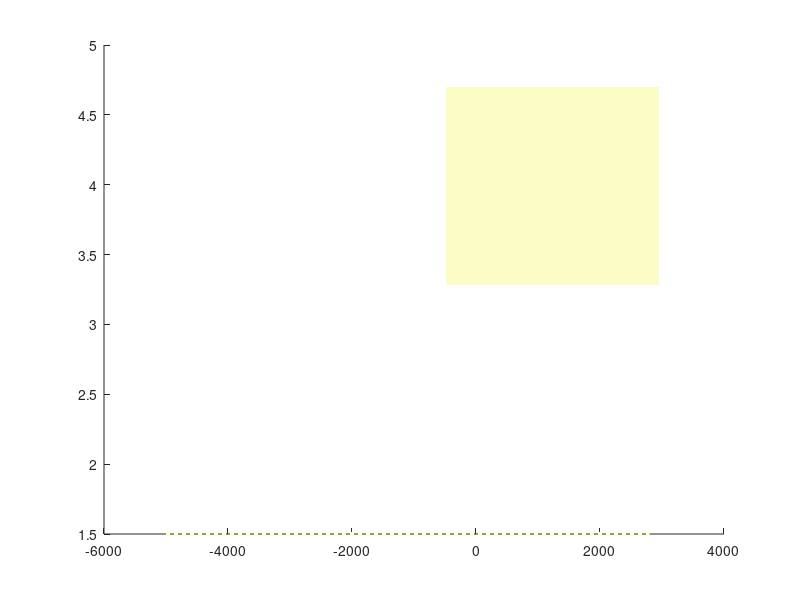

MATLAB code for this plot: (Note: this script raises an error after producing the figure.)
%% VNS Neuromodulator Level Model
%
% Description:
%   This script simulates and visualizes the time-course of neuromodulator
%   release in response to Vagus Nerve Stimulation (VNS) across a range of
%   stimulation parameter sets (current, frequency, and number of pulses).
%
%   The model accounts for:
%     - Frequency-dependent adaptation (reduced response at high/low frequencies)
%     - Pulse-count-dependent adaptation (fatigue across successive pulses)
%     - First-pulse and second-pulse bonuses (higher initial release)
%     - Neuromodulator level cap (ceiling effect)
%     - Exponential decay between pulses (half-life-based decrement)
%
%   The output is a plot of neuromodulator level (arbitrary units) over time (ms),
%   with a shaded "plasticity zone" representing the target neuromodulator range
%   for neural plasticity induction.
%
% Usage:
%   Run this script directly in MATLAB. No additional toolboxes are required.
%   Adjust 'bigparalist' to test different stimulation parameter combinations.
%
% Parameters in bigparalist (each row = one parameter set):
%   Column 1: Current amplitude (mA)
%   Column 2: Stimulation frequency (Hz)
%   Column 3: Number of pulses per train
%
% Output:
%   A MATLAB figure displaying neuromodulator level vs. time for all
%   parameter sets. Highlighted (colored) lines correspond to conditions
%   of experimental interest.
%
% Authors: Pariya Zare, Micheal Kilgard, The University of Texas at Dallas
% Last updated: 2025

%% -------------------------------------------------------------------------
%  Model Parameters
% -------------------------------------------------------------------------

clf; 

% Plasticity zone boundaries (neuromodulator level, arbitrary units)
% These define the range of neuromodulator levels associated with plasticity.
lowaffinity  = 4.7;   % Lower bound of plasticity zone
highaffinity = 3.28;  % Upper bound of plasticity zone

% Neuromodulator decay parameters
halflife     = 175;   % Half-life of neuromodulator decay (ms)
nmlevelcap   = 30;    % Maximum neuromodulator level (ceiling effect)

% First- and second-pulse bonuses
% The first pulse in a train evokes a stronger response than subsequent pulses.
firststimbonus = 1.3;

% Adaptation baseline parameters
% These set the minimum adaptation level (floor) for frequency and pulse-count adaptation.
adaptbase  = 0.33;   % Frequency-dependent adaptation floor
adaptbase2 = 0.83;   % Pulse-count-dependent adaptation floor

% Smoothing window (ms) — applied to neuromodulator level trace for display
wind = 80;

% Frequency-dependent adaptation shape parameters
freqbase = 22;    % Center frequency for adaptation sigmoid (Hz)
freqroot = 0.15;  % Steepness of frequency-dependent adaptation curve

% Current saturation — amplitudes above this value are clipped
currentsaturation = 4;  % (mA)

% Simulation duration (seconds)
seconds = 3.5;

%% -------------------------------------------------------------------------
%  Stimulation Parameter Sets
% -------------------------------------------------------------------------
% Each row: [current (mA), frequency (Hz), # of pulses]

bigparalist = [
    0.2,  30,   16;
    0.4,  30,   16;
    0.5,  30,   61;
    0.6,  30,   16;
    0.6,  30,   61;
    0.8,  7.5,  16;
    0.8,  20,   11;   % Experimental condition
    0.8,  30,    4;
    0.8,  30,   16;   % Standard VNS reference
    0.8,  45,   24;   % Experimental condition
    0.8,  30,   64;
    0.8,  120,  16;
    0.8,  120,  64;
    1.0,  30,   16;
    1.2,  30,   16;
    1.2,  122,   5;
    1.6,  30,   16;
    3.2,  1,     1;
    1.6,  122,   5;
];

%% -------------------------------------------------------------------------
%  Plot Setup
% -------------------------------------------------------------------------

hold on;

% Draw the plasticity zone as a shaded patch
patch([-490, -490, seconds * 1000 - 551, seconds * 1000 - 551], ...
      [lowaffinity, highaffinity, highaffinity, lowaffinity], ...
      [0.99, 0.99, 0.78], 'linestyle', 'none');

% Draw horizontal reference line at alpha threshold
plot([-5000, 2800], [1.5, 1.5], ':', 'color', [1, 1, 0.8], 'linewidth', 3);

%% -------------------------------------------------------------------------
%  Main Simulation Loop
% -------------------------------------------------------------------------

nmall = [];  % Store peak neuromodulator levels for all parameter sets

for b = 1:size(bigparalist, 1)

    % Extract parameters for this condition
    amp     = bigparalist(b, 1);
    freq    = bigparalist(b, 2);
    npulses = bigparalist(b, 3);

    % Apply current saturation
    if amp > currentsaturation
        iamp = ones(1, npulses) * currentsaturation;
    else
        iamp = ones(1, npulses) * amp;
    end

    % Compute pulse timing (in ms), offset by 500 ms from simulation start
    pulsetime = [];
    for i = 1:npulses
        pulsetime = [pulsetime, round(i * 1000 / freq)];
    end
    pulsetime = pulsetime + 500;

    % Initialize neuromodulator level trace
    nmlevel = zeros(1, seconds * 1000);

    % Simulate neuromodulator dynamics over time
    for i = 2:seconds * 1000

        % Check if a pulse occurs at this time step
        n = find(i == pulsetime, 1);

        % Count how many pulses have occurred so far (for pulse-count adaptation)
        recentpulses = length(find(pulsetime < i));

        % Pulse-count-dependent adaptation (sigmoid function)
        % Reduces response as more pulses accumulate in the train
        adapt2 = (1 - (1 ./ (1 + exp(2 - 0.6 * (recentpulses - 10)) * amp))) * ...
                 (1 - adaptbase2) + adaptbase2;

        % Update decay rate based on current adaptation state
        decrement = 1 - (log(2) / (halflife / adapt2));

        if ~isempty(n)
            % --- Pulse event: add neuromodulator release ---

            % Ceiling effect: reduce release if level is above cap
            depress = 2^(-max([0, nmlevel(i - 1) - nmlevelcap]));

            % Frequency-dependent adaptation (sigmoid function)
            % Lower and higher frequencies reduce release relative to optimal
            if n > 1
                adapt = (1.1 - (1 ./ (1 + exp(1 - freqroot * (freq - freqbase))))) * ...
                        (1 - adaptbase) + adaptbase;
            elseif n == 1
                % First pulse: use 1 Hz as reference (no prior pulses to cause adaptation)
                adapt = (1.1 - (1 ./ (1 + exp(1 - freqroot * (1 - freqbase))))) * ...
                        (1 - adaptbase) + adaptbase;
            end

            % Accumulate neuromodulator release for this pulse
            nmlevel(i) = nmlevel(i - 1) + (iamp(n) * depress * adapt);

            % First-pulse bonus: enhanced release for pulse 1
            if n == 1
                nmlevel(i) = nmlevel(i) + iamp(n) * firststimbonus;
            end

            % Second-pulse bonus: partial enhanced release for pulse 2
            if n == 2
                nmlevel(i) = nmlevel(i) + iamp(n) * firststimbonus / 2;
            end

        else
            % --- No pulse: decay neuromodulator level ---
            nmlevel(i) = nmlevel(i - 1) * decrement;
        end
    end

    % Smooth trace for display
    nmlevel = smooth(nmlevel, wind);

    % Store peak level for this condition
    nmall = [nmall, max(nmlevel)];

    %% -----------------------------------------------------------------------
    %  Line Color and Width Assignment
    % -----------------------------------------------------------------------
    % Highlighted conditions correspond to key experimental comparisons.
    % All other conditions are plotted in thin black.

    plotColor     = [0, 0, 0];  % Default: black
    plotLineWidth = 0.3;        % Default: thin

    if isequal(bigparalist(b, :), [0.8, 30, 16])
        plotColor     = [128, 63, 64] / 255;   % Dark red — standard VNS reference
        plotLineWidth = 5;
    elseif isequal(bigparalist(b, :), [0.5, 30, 61])
        plotColor     = [70, 63, 243] / 255;   % Blue
        plotLineWidth = 5;
    elseif isequal(bigparalist(b, :), [1.2, 122, 5])
        plotColor     = [210, 255, 20] / 255;  % Lime green
        plotLineWidth = 5;
    elseif isequal(bigparalist(b, :), [0.6, 30, 61])
        plotColor     = [127, 63, 243] / 255;  % Purple
        plotLineWidth = 5;
    elseif isequal(bigparalist(b, :), [0.8, 120, 8])
        plotColor     = [98, 251, 32] / 255;   % Bright green
        plotLineWidth = 5;
    elseif isequal(bigparalist(b, :), [1.6, 122, 5])
        plotColor     = [255, 255, 20] / 255;  % Yellow
        plotLineWidth = 5;
    elseif isequal(bigparalist(b, :), [3.2, 1, 1])
        plotColor     = [255, 50, 70] / 255;   % Red
        plotLineWidth = 5;
    elseif isequal(bigparalist(b, :), [0.8, 20, 11])
        plotColor     = [0, 0, 0] / 255;       % Black — experimental condition
        plotLineWidth = 3;
    elseif isequal(bigparalist(b, :), [0.8, 45, 24])
        plotColor     = [0, 0, 0] / 255;       % Black — experimental condition
        plotLineWidth = 3;
    end

    %% -----------------------------------------------------------------------
    %  Plot Trace and Label
    %  X-axis is shifted so that the first pulse aligns at time 0.
    % -----------------------------------------------------------------------

    timeAxis = (-500:length(nmlevel)-501) - round(1000 / freq);

    plot(timeAxis, nmlevel, 'Color', plotColor, 'LineWidth', plotLineWidth);
    plot(timeAxis, nmlevel, 'k.', 'MarkerSize', 1);  % Overlay small dots for texture

    % Build label string
    txlab = sprintf('%.1fmA %dHz %dpulses', amp, freq, npulses);

    % Find peak location for label placement
    [p1, p2] = max(nmlevel);
    if p2 > 1500; p2 = p2 - 300; end
    if p2 < 1000; p2 = 50; end
    if npulses > 30; p2 = p2 + 500; end

    % Set axis limits
    set(gca, 'ylim', [0, 13], 'xlim', [-500, 2800]);

    % Axis labels
    xlabel('Time (ms)', 'FontSize', 18, 'FontWeight', 'bold');
    ylabel('Neuromodulator Level (a.u.)', 'FontSize', 18, 'FontWeight', 'bold');
    set(gca, 'FontSize', 14);

    % Add text label near the peak
    if ~isequal(plotColor, [0, 0, 0])
        % Colored lines: bold label with background
        text(p2 - 500, p1, txlab, ...
             'HorizontalAlignment', 'left', ...
             'VerticalAlignment', 'middle', ...
             'Color', plotColor, ...
             'FontSize', 13, ...
             'FontWeight', 'bold', ...
             'BackgroundColor', [0.57, 0.57, 0.57]);
    else
        % Black lines: plain label, no background
        text(p2 - 500, p1, txlab, ...
             'HorizontalAlignment', 'left', ...
             'VerticalAlignment', 'middle', ...
             'Color', plotColor, ...
             'FontSize', 10, ...
             'FontWeight', 'normal');
    end

end

%% -------------------------------------------------------------------------
%  Figure Title
% -------------------------------------------------------------------------

title(sprintf(['Low=%.1f, Hi=%.1f, Half=%d, Cap=%d, FirstBonus=%.1f, ' ...
               'Adapt=%.2f, Adapt2=%.2f, Smooth=%dms, FreqBase=%dHz'], ...
              lowaffinity, highaffinity, halflife, nmlevelcap, firststimbonus, ...
              adaptbase, adaptbase2, wind, freqbase));

shg;  % Bring figure window to front
